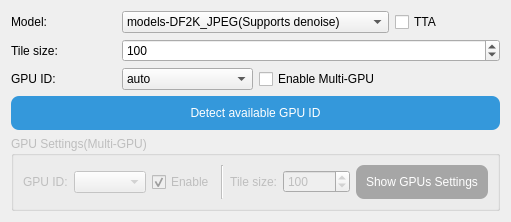
              <widget class="QWidget" name="tab_2">
               <attribute name="title">
                <string notr="true">RealSR-ncnn-vulkan</string>
               </attribute>
               <attribute name="toolTip">
                <string>RealSR-NCNN-Vulkan:

- Only support [3D Real-life] image style.

- Best engine for processing [3D Real-life] images.

- Much more slower than other engines.

- [ Speed:☆  Image Quality:★★★ ]</string>
               </attribute>
               <layout class="QGridLayout" name="gridLayout_34">
                <item row="0" column="0">
                 <widget class="QLabel" name="label_60">
                  <property name="text">
                   <string>Model:</string>
                  </property>
                 </widget>
                </item>
                <item row="0" column="1" colspan="2">
                 <widget class="QComboBox" name="comboBox_Model_RealsrNCNNVulkan">
                  <item>
                   <property name="text">
                    <string>models-DF2K_JPEG(Supports denoise)</string>
                   </property>
                  </item>
                  <item>
                   <property name="text">
                    <string>models-DF2K(Does NOT supports denoise)</string>
                   </property>
                  </item>
                 </widget>
                </item>
                <item row="0" column="3">
                 <widget class="QCheckBox" name="checkBox_TTA_RealsrNCNNVulkan">
                  <property name="toolTip">
                   <string>TTA(Test-Time Augmentation):
The processing time is eight times longer than when unchecked, 
and the peak signal-to-noise ratio (PSNR) is increased by 0.15, 
but the effect may not be obvious. It is not recommended to enable it.</string>
                  </property>
                  <property name="text">
                   <string notr="true">TTA</string>
                  </property>
                 </widget>
                </item>
                <item row="1" column="0">
                 <widget class="QLabel" name="label_61">
                  <property name="text">
                   <string>Tile size:</string>
                  </property>
                 </widget>
                </item>
                <item row="2" column="0">
                 <widget class="QLabel" name="label_62">
                  <property name="text">
                   <string>GPU ID:</string>
                  </property>
                 </widget>
                </item>
                <item row="2" column="1">
                 <widget class="QComboBox" name="comboBox_GPUID_RealsrNCNNVulkan">
                  <property name="enabled">
                   <bool>true</bool>
                  </property>
                  <property name="toolTip">
                   <string>Select the GPU to use when enabling the &quot;Realsr-ncnn-vulkan&quot; engine.</string>
                  </property>
                  <property name="currentText">
                   <string notr="true">auto</string>
                  </property>
                  <item>
                   <property name="text">
                    <string notr="true">auto</string>
                   </property>
                  </item>
                 </widget>
                </item>
                <item row="2" column="2" colspan="2">
                 <widget class="QCheckBox" name="checkBox_MultiGPU_RealsrNcnnVulkan">
                  <property name="toolTip">
                   <string>1.You need at least 2 available GPUs.

2.If you wanna get all GPUs running together,
the number of threads must &gt;= the number of GPUs.

3.You need to [Detect available GPU ID] first.</string>
                  </property>
                  <property name="text">
                   <string>Enable Multi-GPU</string>
                  </property>
                 </widget>
                </item>
                <item row="4" column="0" colspan="4">
                 <widget class="QGroupBox" name="groupBox_GPUSettings_MultiGPU_RealsrNcnnVulkan">
                  <property name="enabled">
                   <bool>false</bool>
                  </property>
                  <property name="maximumSize">
                   <size>
                    <width>16777215</width>
                    <height>75</height>
                   </size>
                  </property>
                  <property name="title">
                   <string>GPU Settings(Multi-GPU)</string>
                  </property>
                  <layout class="QGridLayout" name="gridLayout_43">
                   <item row="0" column="2">
                    <widget class="QCheckBox" name="checkBox_isEnable_CurrentGPU_MultiGPU_RealsrNcnnVulkan">
                     <property name="sizePolicy">
                      <sizepolicy hsizetype="Fixed" vsizetype="Fixed">
                       <horstretch>0</horstretch>
                       <verstretch>0</verstretch>
                      </sizepolicy>
                     </property>
                     <property name="text">
                      <string>Enable</string>
                     </property>
                     <property name="checked">
                      <bool>true</bool>
                     </property>
                    </widget>
                   </item>
                   <item row="0" column="0">
                    <widget class="QLabel" name="label_73">
                     <property name="sizePolicy">
                      <sizepolicy hsizetype="Fixed" vsizetype="Preferred">
                       <horstretch>0</horstretch>
                       <verstretch>0</verstretch>
                      </sizepolicy>
                     </property>
                     <property name="text">
                      <string>GPU ID:</string>
                     </property>
                     <property name="alignment">
                      <set>Qt::AlignLeading|Qt::AlignLeft|Qt::AlignVCenter</set>
                     </property>
                    </widget>
                   </item>
                   <item row="0" column="4">
                    <widget class="QLabel" name="label_72">
                     <property name="sizePolicy">
                      <sizepolicy hsizetype="Fixed" vsizetype="Preferred">
                       <horstretch>0</horstretch>
                       <verstretch>0</verstretch>
                      </sizepolicy>
                     </property>
                     <property name="text">
                      <string>Tile size:</string>
                     </property>
                     <property name="alignment">
                      <set>Qt::AlignRight|Qt::AlignTrailing|Qt::AlignVCenter</set>
                     </property>
                    </widget>
                   </item>
                   <item row="0" column="6">
                    <widget class="QPushButton" name="pushButton_ShowMultiGPUSettings_RealsrNcnnVulkan">
                     <property name="toolTip">
                      <string>Show current Multi-GPU settings.</string>
                     </property>
                     <property name="styleSheet">
                      <string notr="true">QPushButton{
background-color: rgb(231, 76, 60);
color: rgb(255, 255, 255);
border-style:outset;
border-radius:8px;
padding:10px;
}
QPushButton:hover{
background-color: rgb(255, 102, 64);
color: rgb(255, 255, 255);
border-style:outset;
border-radius:8px;
padding:10px;
}
QPushButton:pressed{
background-color: rgb(204, 65, 53);
color: rgb(255, 255, 255);
border-style:outset;
border-radius:8px;
padding:10px;
}
QPushButton:disabled{
background-color: rgb(166, 166, 166);
color: rgb(255, 255, 255);
border-style:outset;
border-radius:8px;
padding:10px;
}</string>
                     </property>
                     <property name="text">
                      <string>Show GPUs Settings</string>
                     </property>
                    </widget>
                   </item>
                   <item row="0" column="1">
                    <widget class="QComboBox" name="comboBox_GPUIDs_MultiGPU_RealsrNcnnVulkan">
                     <property name="currentText">
                      <string notr="true"/>
                     </property>
                    </widget>
                   </item>
                   <item row="0" column="5">
                    <widget class="QSpinBox" name="spinBox_TileSize_CurrentGPU_MultiGPU_RealsrNcnnVulkan">
                     <property name="minimum">
                      <number>32</number>
                     </property>
                     <property name="maximum">
                      <number>999999999</number>
                     </property>
                     <property name="singleStep">
                      <number>10</number>
                     </property>
                     <property name="value">
                      <number>100</number>
                     </property>
                    </widget>
                   </item>
                   <item row="0" column="3">
                    <widget class="Line" name="line_24">
                     <property name="orientation">
                      <enum>Qt::Vertical</enum>
                     </property>
                    </widget>
                   </item>
                  </layout>
                 </widget>
                </item>
                <item row="1" column="1" colspan="3">
                 <widget class="QSpinBox" name="spinBox_TileSize_RealsrNCNNVulkan">
                  <property name="toolTip">
                   <string>Tile size: This value will affects GPU memory usage.
Larger tile size means Realsr will use more GPU memory and run faster.
Smaller tile size means Realsr will use less GPU memory and run slower.</string>
                  </property>
                  <property name="minimum">
                   <number>32</number>
                  </property>
                  <property name="maximum">
                   <number>999999999</number>
                  </property>
                  <property name="singleStep">
                   <number>10</number>
                  </property>
                  <property name="value">
                   <number>100</number>
                  </property>
                 </widget>
                </item>
                <item row="3" column="0" colspan="4">
                 <widget class="QPushButton" name="pushButton_DetectGPU_RealsrNCNNVulkan">
                  <property name="enabled">
                   <bool>true</bool>
                  </property>
                  <property name="styleSheet">
                   <string notr="true">QPushButton{
background-color: rgb(52, 152, 219);
color: rgb(255, 255, 255);
border-style:outset;
border-radius:8px;
padding:10px;
}
QPushButton:hover{
background-color: rgb(60, 177, 255);
color: rgb(255, 255, 255);
border-style:outset;
border-radius:8px;
padding:10px;
}
QPushButton:pressed{
background-color: rgb(45, 134, 193);
color: rgb(255, 255, 255);
border-style:outset;
border-radius:8px;
padding:10px;
}
QPushButton:disabled{
background-color: rgb(166, 166, 166);
color: rgb(255, 255, 255);
border-style:outset;
border-radius:8px;
padding:10px;
}</string>
                  </property>
                  <property name="text">
                   <string>Detect available GPU ID</string>
                  </property>
                 </widget>
                </item>
               </layout>
              </widget>
